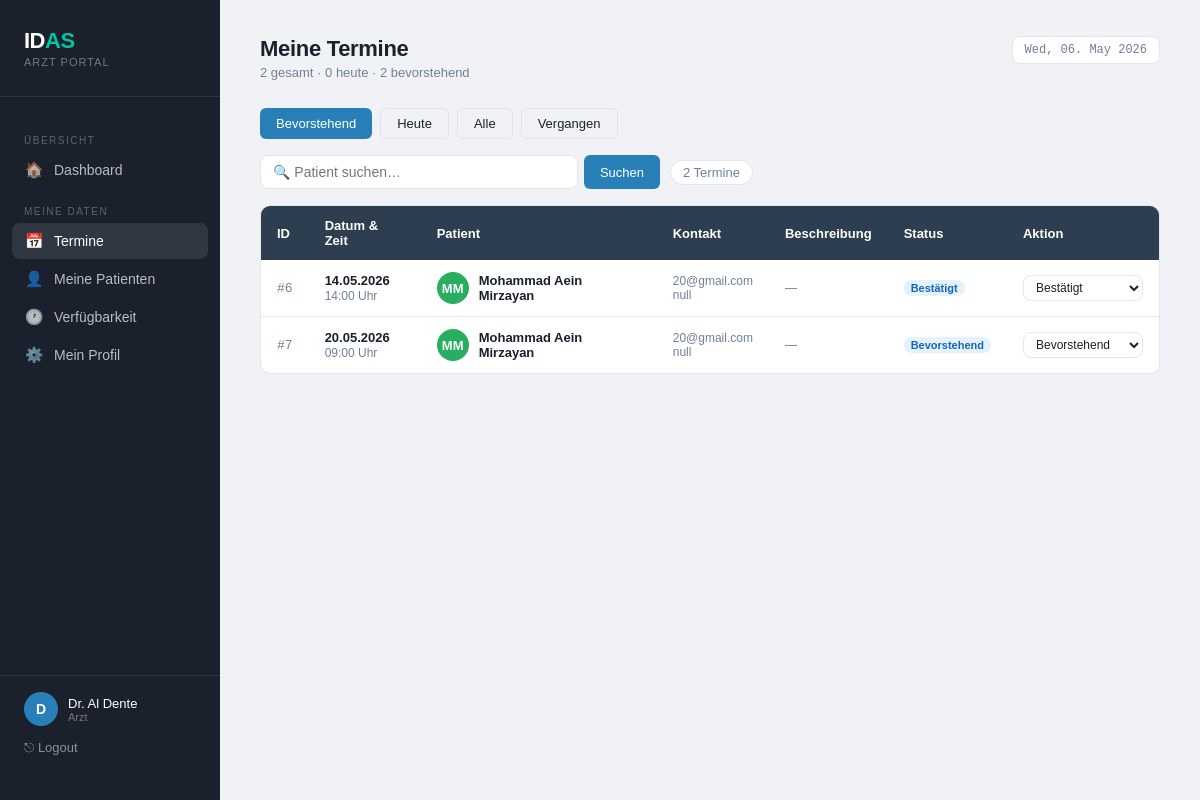
The app's page /php/cms/doctor_termine.php (signed in) with its own data.
### tables this page shows
CREATE TABLE `termin` (
  `termin_id` int(11) NOT NULL,
  `arzt_id` int(11) NOT NULL,
  `patient_id` int(11) NOT NULL,
  `datum` datetime NOT NULL,
  `beschreibung` text DEFAULT NULL,
  `status` varchar(20) NOT NULL DEFAULT 'Bevorstehend'
);

CREATE TABLE `patient` (
  `patient_id` int(11) NOT NULL,
  `vorname` varchar(30) NOT NULL,
  `nachname` varchar(30) NOT NULL,
  `geburtsdatum` date NOT NULL,
  `wohnort` varchar(50) DEFAULT NULL,
  `plz` varchar(10) DEFAULT NULL,
  `adresse` varchar(70) DEFAULT NULL,
  `email` varchar(70) NOT NULL,
  `telefon` varchar(20) DEFAULT NULL,
  `geschlecht` varchar(10) DEFAULT NULL,
  `passwort` varchar(255) NOT NULL
);

### php/cms/doctor_termine.php (the view, shortened to what this page needs)
<?php
require_once "../includes/db_config.php";
$arzt_id = $_SESSION["arzt_id"];
$filter = $_GET['filter'] ?? 'upcoming';
$search = trim($_GET['q'] ?? '');
$where = "WHERE t.arzt_id = $arzt_id";
if ($filter === 'upcoming') $where .= " AND t.datum >= NOW()";
elseif ($filter === 'past')  $where .= " AND t.datum < NOW()";
elseif ($filter === 'today') $where .= " AND DATE(t.datum) = CURDATE()";
$termine = [];
$r = mysqli_query($conn,
    "SELECT t.termin_id, t.datum, t.beschreibung, t.status,
            p.patient_id, p.vorname, p.nachname, p.email AS patient_email, p.telefon
     FROM termin t
     JOIN patient p ON t.patient_id = p.patient_id
     $where
     ORDER BY t.datum " . ($filter === 'past' ? 'DESC' : 'ASC'));
while ($row = mysqli_fetch_assoc($r)) $termine[] = $row;
$total = mysqli_fetch_assoc(mysqli_query($conn, "SELECT COUNT(*) c FROM termin WHERE arzt_id=$arzt_id"))['c'];
$upcoming_count = mysqli_fetch_assoc(mysqli_query($conn, "SELECT COUNT(*) c FROM termin WHERE arzt_id=$arzt_id AND datum >= NOW()"))['c'];
$today_count = mysqli_fetch_assoc(mysqli_query($conn, "SELECT COUNT(*) c FROM termin WHERE arzt_id=$arzt_id AND DATE(datum)=CURDATE()"))['c'];
?>
<!DOCTYPE html>
<html lang="de">
<head>
<link rel="stylesheet" href="cms_style.css">
</head>
<body>
<div class="layout">
  <aside class="sidebar">
    <div class="sidebar-logo"><div class="logo-word">ID<span>AS</span></div><div class="sidebar-sub">Arzt Portal</div></div>
    <nav>
      <div class="nav-label">Übersicht</div>
      <a class="nav-link" href="doctor_dashboard.php"><span class="icon">🏠</span> Dashboard</a>
      <div class="nav-label">Meine Daten</div>
      <a class="nav-link active" href="doctor_termine.php"><span class="icon">📅</span> Termine</a>
      <a class="nav-link" href="doctor_patienten.php"><span class="icon">👤</span> Meine Patienten</a>
      <a class="nav-link" href="doctor_verfuegbarkeit.php"><span class="icon">🕐</span> Verfügbarkeit</a>
      <a class="nav-link" href="doctor_profil.php"><span class="icon">⚙️</span> Mein Profil</a>
    </nav>
    <div class="sidebar-footer">
      <div class="user-chip">
        <div class="avatar"><?= strtoupper(substr($_SESSION["arzt_name"], 0, 1)) ?></div>
        <div><div class="user-name"><?= htmlspecialchars($_SESSION["arzt_name"]) ?></div><div class="user-role">Arzt</div></div>
      </div>
      <a href="doctor_logout.php">⎋ Logout</a>
    </div>
  </aside>
  <main class="main">
    <div class="page-header">
      <div><div class="page-title">Meine Termine</div><div class="page-subtitle"><?= $total ?> gesamt · <?= $today_count ?> heute · <?= $upcoming_count ?> bevorstehend</div></div>
      <div class="date-badge"><?= date('D, d. M Y') ?></div>
    </div>
    <div class="filter-tabs" style="display:flex;gap:8px;margin-bottom:16px;flex-wrap:wrap">
      <?php
      $tabs = ['upcoming'=>'Bevorstehend','today'=>'Heute','all'=>'Alle','past'=>'Vergangen'];
      foreach ($tabs as $key => $label):
        $active = $filter === $key;
      ?>
      <a href="?filter=<?= $key ?><?= $search ? '&q='.urlencode($search) : '' ?>"
         class="btn <?= $active ? 'blue' : 'ghost' ?>"><?= $label ?></a>
      <?php endforeach; ?>
    </div>
    <form method="get" style="margin-bottom:16px">
      <div class="toolbar">
        <div class="search-form">
          <input type="search" name="q" value="<?= htmlspecialchars($search) ?>" placeholder="🔍 Patient suchen…">
          <button class="btn blue" type="submit">Suchen</button>
        </div>
        <span class="count-badge"><?= count($termine) ?> Termin<?= count($termine)!=1?'e':'' ?></span>
      </div>
    </form>
    <div class="table-wrap">
    <?php if (!$termine): ?>
      <div class="empty"><p style="font-size:40px">📅</p><p style="margin-top:10px">Keine Termine gefunden.</p></div>
    <?php else: ?>
    <table>
      <thead>
        <tr><th>ID</th><th>Datum & Zeit</th><th>Patient</th><th>Kontakt</th><th>Beschreibung</th><th>Status</th><th>Aktion</th></tr>
      </thead>
      <tbody>
      <?php foreach ($termine as $t):
        $past = strtotime($t['datum']) < time();
        $initials = strtoupper(substr($t['vorname'],0,1).substr($t['nachname'],0,1));
        $colors = ['#3498db','#27ae60','#8e44ad','#e67e22','#e74c3c'];
        $color = $colors[$t['patient_id'] % count($colors)];
      ?>
      <tr>
        <td style="font-family:monospace;color:var(--muted)">#<?= $t['termin_id'] ?></td>
        <td style="white-space:nowrap">
          <strong><?= date('d.m.Y', strtotime($t['datum'])) ?></strong><br>
          <span style="color:var(--muted);font-size:12px"><?= date('H:i', strtotime($t['datum'])) ?> Uhr</span>
        </td>
        <td>
          <div class="name-cell">
            <div class="avatar" style="background:<?= $color ?>"><?= $initials ?></div>
            <div style="font-weight:600"><?= htmlspecialchars($t['vorname'].' '.$t['nachname']) ?></div>
          </div>
        </td>
        <td style="font-size:12px;color:var(--muted)">
          <?= htmlspecialchars($t['patient_email']) ?><br>
          <?= htmlspecialchars($t['telefon'] ?: '—') ?>
        </td>
        <td style="font-size:12px;color:var(--muted);max-width:180px">
          <?= htmlspecialchars($t['beschreibung'] ? mb_strimwidth($t['beschreibung'],0,60,'…') : '—') ?>
        </td>
        <td>
          <span class="badge-g <?= $past ? 'badge-w' : 'badge-m' ?>">
            <?= $t['status'] ?: ($past ? 'Abgeschlossen' : 'Bevorstehend') ?>
          </span>
        </td>
        <td>
          <form method="post" style="margin:0">
            <select name="status" onchange="this.form.submit()" class="filter-sel" style="font-size:12px;padding:4px 8px">
              <option value="Bevorstehend" <?= ($t['status']??'')==='Bevorstehend'?'selected':'' ?>>Bevorstehend</option>
              <option value="Bestätigt"   <?= ($t['status']??'')==='Bestätigt'  ?'selected':'' ?>>Bestätigt</option>
            </select>
          </form>
        </td>
      </tr>
      <?php endforeach; ?>
      </tbody>
    </table>
    <?php endif; ?>
    </div>
  </main>
</div>
</body>
</html>

### records on screen
termin: termin_id "6", datum "14.05.2026", datum "14:00", patient.nachname "MM", patient.nachname "Mohammad Aein Mirzayan", patient.email "20@gmail.com", patient.telefon "null", beschreibung "—", status "Bestätigt"
termin: termin_id "7", datum "20.05.2026", datum "09:00", patient.nachname "MM", patient.nachname "Mohammad Aein Mirzayan", patient.email "20@gmail.com", patient.telefon "null", beschreibung "—", status "Bevorstehend"

### other values on screen
substr($_SESSION["arzt_name"], 0, 1) "D"
$_SESSION["arzt_name"] "Dr. Al Dente"
$total "2"
$today_count "0"
$upcoming_count "2"
$label "Bevorstehend"
$label "Heute"
$label "Alle"
$label "Vergangen"
count($termine) "2"
